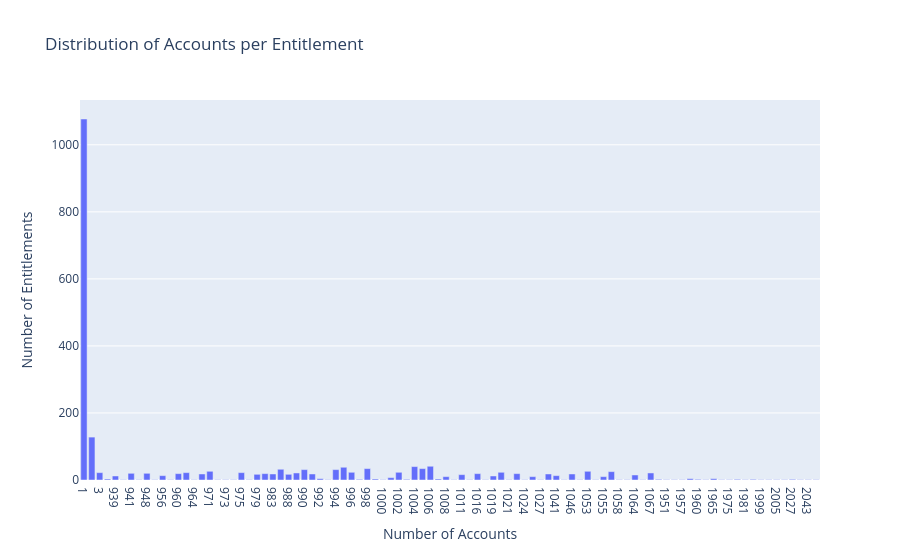

Notebook code cell kept with this figure:
### Markdown cell above
### Distribution of accounts per entitlement:

### Code cell
# --- Analysis for entitlement to account mapping ---

# Group by 'entitlement_id' and count the number of unique accounts for each entitlement
accounts_per_entitlement = account_entitlements_df.groupby('entitlement_id')['account_id'].nunique()

# Get the distribution of the number of accounts per entitlement
account_dist_per_entitlement = accounts_per_entitlement.value_counts().sort_index()

print("Distribution of accounts per entitlement:")
print(account_dist_per_entitlement)

# Create a bar plot of the distribution
import plotly.express as px
fig = px.bar(
    x=account_dist_per_entitlement.index, 
    y=account_dist_per_entitlement.values, 
    labels={'x':'Number of Accounts', 'y':'Number of Entitlements'},
    title='Distribution of Accounts per Entitlement'
)
fig.update_layout(xaxis_type='category')
fig.show()

### Figure 1 — Plotly figure (JSON) as saved in the notebook; plotly's stock layout.template omitted (floating-point values rounded to 4 significant figures)
{"data": [{"hovertemplate": "Number of Accounts=%{x}<br>Number of Entitlements=%{y}<extra></extra>", "legendgroup": "", "marker": {"color": "#636efa", "pattern": {"shape": ""}}, "name": "", "orientation": "v", "showlegend": false, "textposition": "auto", "type": "bar", "x": [1, 2, 3, 4, 939, 940, 941, 942, 948, 950, 956, 957, 960, 963, 964, 967, 971, 972, 973, 974, 975, 976, 979, 980, 983, 987, 988, 989, 990, 991, 992, 993, 994, 995, 996, 997, 998, 999, 1000, 1001, 1002, 1003, 1004, 1005, 1006, 1007, 1008, 1009, 1011, 1012, 1016, 1017, 1019, 1020, 1021, 1023, 1024, 1026, 1027, 1036, 1041, 1042, 1046, 1048, 1053, 1054, 1055, 1057, 1058, 1059, 1064, 1065, 1067, 1068, 1951, 1954, 1957, 1958, 1960, 1961, 1965, 1972, 1975, 1976, 1981, 1994, 1999, 2003, 2005, 2018, 2027, 2032, 2043, 2947], "xaxis": "x", "y": [1077, 128, 22, 3, 12, 1, 20, 1, 20, 1, 13, 1, 19, 22, 1, 18, 26, 1, 1, 1, 22, 1, 17, 19, 18, 32, 17, 21, 31, 18, 4, 1, 31, 38, 23, 2, 34, 3, 1, 7, 23, 2, 40, 34, 41, 3, 10, 1, 16, 1, 19, 1, 12, 23, 1, 19, 1, 10, 1, 18, 13, 1, 18, 1, 26, 1, 10, 25, 1, 1, 15, 1, 21, 2, 1, 1, 1, 4, 2, 1, 4, 1, 1, 2, 1, 2, 1, 1, 1, 1, 2, 1, 1, 1], "yaxis": "y"}], "layout": {"barmode": "relative", "legend": {"tracegroupgap": 0}, "title": {"text": "Distribution of Accounts per Entitlement"}, "xaxis": {"anchor": "y", "domain": [0, 1], "title": {"text": "Number of Accounts"}, "type": "category"}, "yaxis": {"anchor": "x", "domain": [0, 1], "title": {"text": "Number of Entitlements"}}}}
